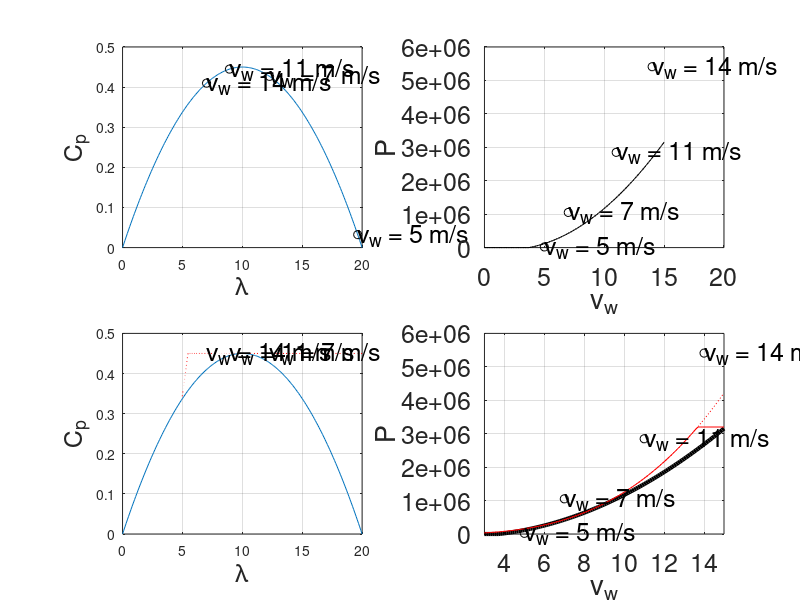

Here is the MATLAB script that generated this plot:
clear;
clc;
vw=[5 7 11 14]; %wind speed values to study (from the exercise)
ss=0;           %neglecting slip=0
rho=1.225;
N=80;
D=76;
poles=2;        %pair of poles
Ugrid=960;
f=50;

we=2*pi*f;      %electrical speed
ws=we/poles;    %synchronous speed
wg=ws*(1-ss);   %generator speed fast axis
wt=wg/N;        %turbine speed slow axis
lam= wt*(D/2) ./ vw;    %tip speed ratio
Cpp= 0.0045 * (100 - (lam-10).^2);
P1=0.5*rho*Cpp*(pi*(D^2)/4).*vw.^3;

vw = [5 7 11 14];
lam = [19.634954084936204 12.271846303085129 8.924979129516457 7.012483601762931];
Cpp = [0.032254469015270 0.426774214688213 0.444799485576112 0.409836355966191 ];
P1 = 1.0e+006 * [0.019395272430808 1.051148578283138 2.847988990930852 5.409916510373950];

%% Develop a Matlab program to locate the operating points in the Cp-lambda curve.
subplot(2,2,1);
lam1=0:.1:20;
Cpp1= 0.0045 * (100 - (lam1-10).^2);
plot(lam1,Cpp1);hold on;grid on;
plot(lam,Cpp,'ko');
for ii=1:1:4
 txt{ii}=['v_w = ' num2str(vw(ii)) ' m/s'];
 text(lam(ii),Cpp(ii),txt{ii},'FontSize',18);
end
xlabel('\lambda','FontSize',18);
ylabel('C_p','FontSize',18);


%% Develop a Matlab program to plot the power generated for different wind
% speeds. Include a comparison between the obtained power and the maximum available power.
Pn = 3.2e6;%nominal power limit of theturbine in W
h=subplot(2,2,2);
vw2=0:.1:15;
lam2= min(20,max(wt*(D/2) ./ vw2,0));
Cpp2= 0.0045 * (100 - (lam2-10).^2);
P2=0.5*rho*Cpp2*(pi*(D^2)/4).*vw2.^3;
P2a=min(0.5*rho*Cpp2*(pi*(D^2)/4).*vw2.^3,Pn);
plot(vw2,P2,':k');hold on;grid on;
plot(vw2,P2a,'k');
plot(vw,P1,'ko');
for ii=1:1:4
 txt{ii}=['v_w = ' num2str(vw(ii)) ' m/s'];
 text(vw(ii),P1(ii),txt{ii},'FontSize',18);
end
xlabel('v_w','FontSize',18);
ylabel('P','FontSize',18);
set(h,'FontSize',18);


h=subplot(2,2,4);
lam2b= 10;      %impose
Cpp2b= 0.45;    %maximum cpp (maximum power extraction), means perfect variable speed has been archivied
P3=0.5*rho*Cpp2b*(pi*(D^2)/4).*vw2.^3;
P3_limited=min(0.5*rho*Cpp2b*(pi*(D^2)/4).*vw2.^3,Pn);
plot(vw2,P2,':k');hold on;grid on;
plot(vw2,P2a,'k','LineWidth',3);
plot(vw,P1,'ko');
plot(vw2,P3,':r');
plot(vw2,P3_limited,'r');
for ii=1:1:4
 txt{ii}=['v_w = ' num2str(vw(ii)) ' m/s'];
 text(vw(ii),P1(ii),txt{ii},'FontSize',18);
end
xlabel('v_w','FontSize',18);
ylabel('P','FontSize',18);
set(h,'FontSize',18);
axis([3 15 0 6e6]);


%% How should we modify the scripts in order to consider appropriately the maximum power limitation (with implied pitch control to limit the power)?

%use the limited power curve and calculate the Cpp back from P

subplot(2,2,3);
Cpp_limited=P3_limited./(0.5*rho*(pi*(D^2)/4).*vw2.^3);
plot(lam1,Cpp1);hold on;grid on;
plot(lam2,Cpp_limited,':r');
for ii=1:1:4
 txt{ii}=['v_w = ' num2str(vw(ii)) ' m/s'];
 text(lam(ii),Cpp_limited(ii),txt{ii},'FontSize',18);
end
xlabel('\lambda','FontSize',18);
ylabel('C_p','FontSize',18);